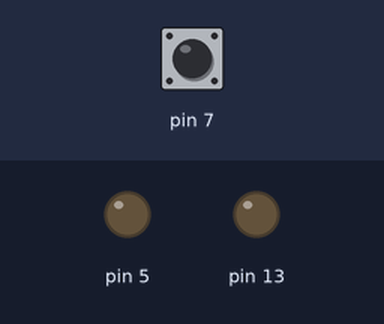
This sketch was run on a simulated Arduino Uno, built with avr-gcc and run on an emulated ATmega328P. Shown: output pins drawn as LEDs (lit = HIGH). Inputs (shaded band) come from the test bench; at power-on: pin 7 HIGH.

Above: at 1.2 s.
1.3 s: pin 7 pulled LOW for 0.15 s
At 1.37 s:
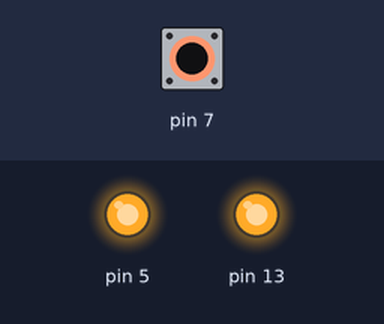
2.9 s: pin 7 pulled LOW for 3.2 s
At 7.0 s:
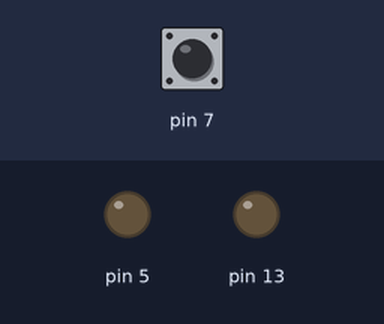
Timing chart, 0 to 8.5 s (numbered marks = the images above; inputs shaded):
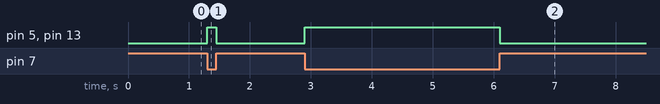

Measured:
- after the input at 1.3 s, pin 5, pin 13: LOW → HIGH at once, → LOW 0.15 s later
- after the input at 2.9 s, pin 5, pin 13: LOW → HIGH at once, → LOW 3.2 s later

The sketch:

LED.ino
```cpp
void setup () {
  pinMode(7, INPUT_PULLUP);
  pinMode(13, OUTPUT);
  pinMode(5, OUTPUT);

}

void loop()
{

  int switchState = digitalRead(7);

  if (switchState == 0) {
    digitalWrite(13, HIGH);
    digitalWrite(5, HIGH);
  } else {
    digitalWrite(13, LOW);
    digitalWrite(5, LOW);
  }
}
```
